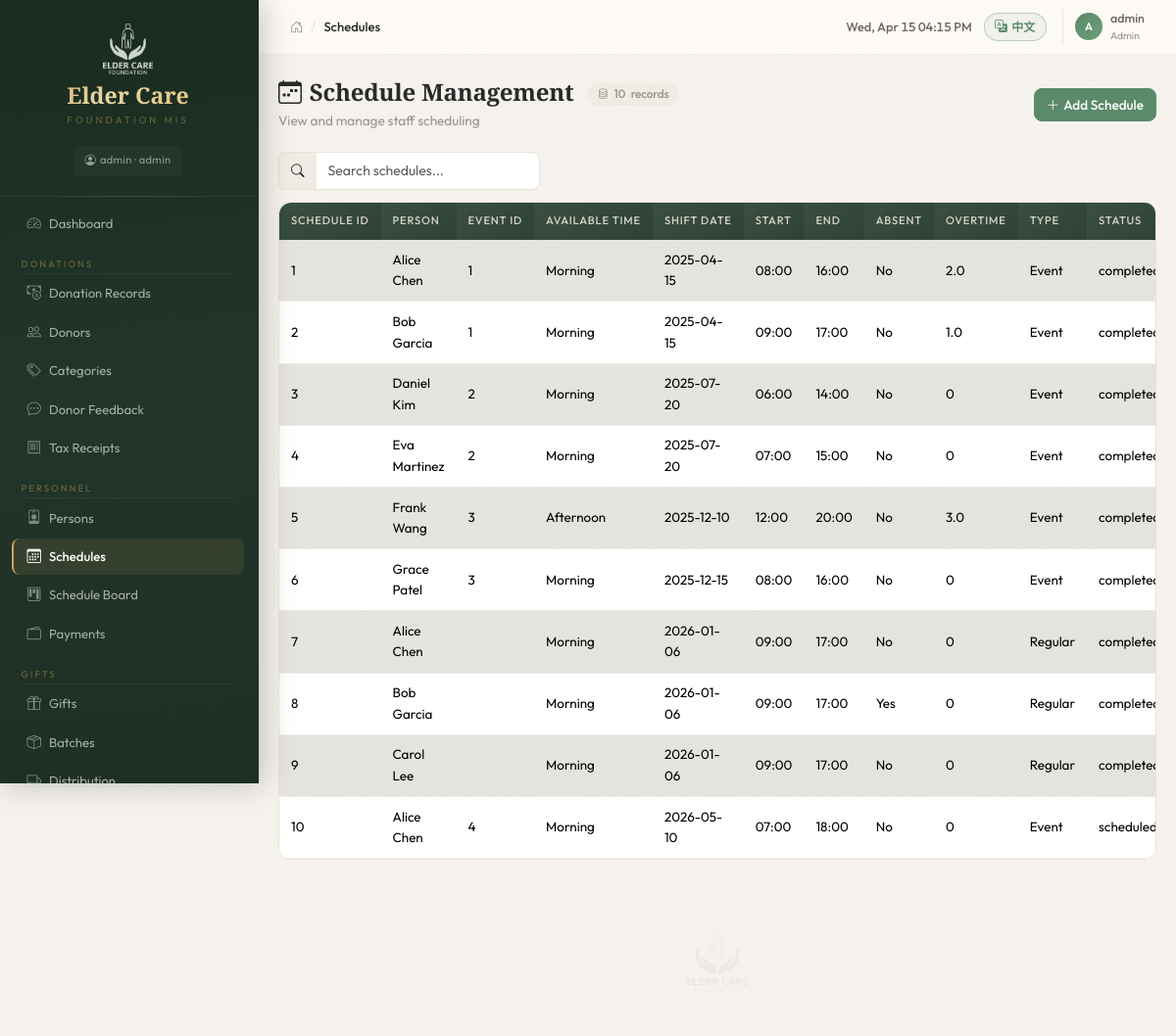
/schedules (signed in), run on the app's committed database.
### tables this page shows
CREATE TABLE "User" (
	"user_id"	INTEGER,
	"user_name"	TEXT,
	"password"	TEXT,
	"email"	TEXT,
	"is_active"	INTEGER,
	"created_date"	NUMERIC,
	"updated_date"	NUMERIC, role TEXT DEFAULT "viewer",
	PRIMARY KEY("user_id")
);

CREATE TABLE "schedules" (
	"schedule_id"	INTEGER,
	"person_id"	INTEGER,
	"event_id"	INTEGER,
	"availibile_time"	TEXT,
	"shift_date"	NUMERIC,
	"start_time"	NUMERIC,
	"end_time"	NUMERIC,
	"is_absent	"	INTEGER,
	"overtime"	REAL,
	"schedule_type"	TEXT,
	"status"	TEXT,
	"notes"	TEXT,
	"created_date"	NUMERIC,
	PRIMARY KEY("schedule_id"),
	FOREIGN KEY("event_id") REFERENCES "events"("event_id"),
	FOREIGN KEY("person_id") REFERENCES "persons"("person_id")
);

CREATE TABLE "persons" (
	"person_id"	INTEGER,
	"first_name"	TEXT,
	"last_name"	TEXT,
	"email"	TEXT,
	"phone"	TEXT,
	"person_type"	TEXT,
	"role_name"	TEXT,
	"hire_date"	NUMERIC,
	"status"	TEXT,
	"created_date"	NUMERIC,
	"birthday"	NUMERIC,
	"gender"	TEXT, marital_status TEXT DEFAULT 'Unknown',
	PRIMARY KEY("person_id")
);

### blueprints/personnel.py (the view)
@personnel_bp.route('/schedules')
@login_required
@role_required('event_coordinator')
def schedules_list():
    rows = query_db(
        'SELECT s.*, p.first_name, p.last_name '
        'FROM schedules s LEFT JOIN persons p ON s.person_id = p.person_id '
        'ORDER BY s.schedule_id ASC'
    )
    schedules = _clean_schedules(rows)
    persons = query_db('SELECT person_id, first_name, last_name FROM persons ORDER BY last_name')
    return render_template('personnel/schedules.html', schedules=schedules, persons=persons)

### blueprints/auth.py (called while the page is built)
def role_required(*roles):
    def decorator(f):
        @wraps(f)
        def wrapped(*args, **kwargs):
            if not current_user.has_role(*roles):
                flash('Insufficient permissions to access this page', 'warning')
                return redirect(url_for('dashboard.index'))
            return f(*args, **kwargs)
        return wrapped
    return decorator

    @property
    def is_admin(self):
        return self.role == 'admin'

    def has_role(self, *roles):
        return self.role in roles or self.role == 'admin'

### blueprints/personnel.py (called while the page is built)
def _clean_schedules(rows):
    schedules = []
    for r in rows:
        d = dict(r)
        for k in d:
            if k.startswith('is_absent'):
                d['is_absent'] = d[k]
                break
        schedules.append(d)
    return schedules

### db.py (called while the page is built)
def get_db():
    if 'db' not in g:
        g.db = sqlite3.connect(current_app.config['DATABASE'])
        g.db.row_factory = sqlite3.Row
        g.db.execute('PRAGMA foreign_keys = ON')
    return g.db

def query_db(sql, args=(), one=False):
    cur = get_db().execute(sql, args)
    rv = cur.fetchall()
    cur.close()
    return (rv[0] if rv else None) if one else rv

### templates/personnel/schedules.html (shortened to what this page needs)
{% extends "base.html" %}
{% from "macros/i18n_values.html" import value as i18n_value %}
{% block breadcrumb %}<span data-i18n="Schedules">Schedules</span>{% endblock %}
{% block content %}
<div class="page-header">
  <div>
    <h4 class="mb-1"><i class="bi bi-calendar-week me-2"></i><span data-i18n="Schedule Management">Schedule Management</span> <span class="record-count"><i class="bi bi-database"></i>{{ schedules|length }} <span data-i18n="records">records</span></span></h4>
    <p class="page-subtitle" data-i18n="View and manage staff scheduling">View and manage staff scheduling</p>
  </div>
  <button class="btn btn-primary" onclick="openAdd()"><i class="bi bi-plus-lg me-1"></i><span data-i18n="Add Schedule">Add Schedule</span></button>
</div>
<div class="table-info-bar">
<div class="table-search mb-3">
  <div class="input-group" style="max-width:320px;">
    <span class="input-group-text"><i class="bi bi-search"></i></span>
    <input type="text" class="form-control" data-i18n-placeholder="Search schedules..." placeholder="Search schedules..." id="tableSearch">
  </div>
</div>
</div>
{% if schedules %}
<div class="table-responsive">
  <table class="table table-striped table-hover align-middle">
    <thead class="table-header">
      <tr>
        <th data-i18n="Schedule ID">Schedule ID</th><th data-i18n="Person">Person</th><th data-i18n="Event ID">Event ID</th><th data-i18n="Available Time">Available Time</th><th data-i18n="Shift Date">Shift Date</th>
        <th data-i18n="Start"></th><th data-i18n="End"></th><th data-i18n="Absent"></th><th data-i18n="Overtime"></th><th data-i18n="Type"></th><th data-i18n="Status"></th>
      </tr>
    </thead>
    <tbody>
      {% for s in schedules %}
      <tr>
        <td>{{ s['schedule_id'] }}</td>
        <td>{{ s['first_name'] }} {{ s['last_name'] }}</td>
        <td>{{ s['event_id'] or '' }}</td>
        <td>{{ s['availibile_time'] or '' }}</td>
        <td>{{ s['shift_date'] }}</td>
        <td>{{ s['start_time'] }}</td>
        <td>{{ s['end_time'] }}</td>
        <td>{{ i18n_value('Yes' if s['is_absent'] else 'No') }}</td>
        <td>{{ s['overtime'] or 0 }}</td>
        <td>{{ i18n_value(s['schedule_type']) }}</td>
        <td>{{ i18n_value(s['status']) }}</td>
      </tr>
      {% endfor %}
    </tbody>
  </table>
</div>
{% else %}
<div class="empty-state">
  <i class="bi bi-inbox"></i>
  <h6 data-i18n="No records found">No records found</h6>
  <p data-i18n="Click &quot;Add&quot; to create your first entry.">Click "Add" to create your first entry.</p>
</div>
{% endif %}
{% endblock %}

### templates/base.html (shortened to what this page needs)
<!DOCTYPE html>
<html lang="en">
<head>
  <link href="https://cdn.jsdelivr.net/npm/bootstrap@5.3.3/dist/css/bootstrap.min.css" rel="stylesheet">
  <link href="https://cdn.jsdelivr.net/npm/bootstrap-icons@1.11.3/font/bootstrap-icons.min.css" rel="stylesheet">
  <link href="{{ url_for('static', filename='css/style.css') }}" rel="stylesheet">
</head>
<body>
{% if current_user.is_authenticated %}
<div class="d-flex" id="wrapper">
  <div id="sidebar">
    <div class="sidebar-brand">
      <div class="text-center">
        <img src="{{ url_for('static', filename='img/logo.png') }}" alt="Logo" class="sidebar-logo mb-2">
        <div class="sidebar-title" data-i18n="Elder Care">Elder Care</div>
        <div class="sidebar-subtitle" data-i18n="Foundation MIS">Foundation MIS</div>
      </div>
      <div class="text-center mt-2">
        <span class="sidebar-user"><i class="bi bi-person-circle me-1"></i>{{ current_user.user_name }} &middot; {{ current_user.role }}</span>
      </div>
    </div>
    <nav class="nav flex-column px-2 py-2" aria-label="Main navigation">
      <a class="nav-link" href="{{ url_for('dashboard.index') }}"><i class="bi bi-speedometer2 me-2"></i><span data-i18n="Dashboard">Dashboard</span></a>
      {% if current_user.has_role('finance') %}
      <div class="section-label" data-i18n="Donations">Donations</div>
      <a class="nav-link" href="{{ url_for('donations.donations_list') }}"><i class="bi bi-cash-coin me-2"></i><span data-i18n="Donation Records">Donation Records</span></a>
      <a class="nav-link" href="{{ url_for('donations.donors_list') }}"><i class="bi bi-people me-2"></i><span data-i18n="Donors">Donors</span></a>
      <a class="nav-link" href="{{ url_for('donations.categories_list') }}"><i class="bi bi-tags me-2"></i><span data-i18n="Categories">Categories</span></a>
      <a class="nav-link" href="{{ url_for('donations.feedback_list') }}"><i class="bi bi-chat-dots me-2"></i><span data-i18n="Donor Feedback">Donor Feedback</span></a>
      <a class="nav-link" href="{{ url_for('donations.receipts_list') }}"><i class="bi bi-receipt me-2"></i><span data-i18n="Tax Receipts">Tax Receipts</span></a>
      {% endif %}
      {% if current_user.has_role('event_coordinator') %}
      <div class="section-label" data-i18n="Personnel">Personnel</div>
      <a class="nav-link" href="{{ url_for('personnel.persons_list') }}"><i class="bi bi-person-badge me-2"></i><span data-i18n="Persons">Persons</span></a>
      <a class="nav-link" href="{{ url_for('personnel.schedules_list') }}"><i class="bi bi-calendar3 me-2"></i><span data-i18n="Schedules">Schedules</span></a>
      <a class="nav-link" href="{{ url_for('personnel.schedule_board') }}"><i class="bi bi-kanban me-2"></i><span data-i18n="Schedule Board">Schedule Board</span></a>
      <a class="nav-link" href="{{ url_for('personnel.payments_list') }}"><i class="bi bi-wallet2 me-2"></i><span data-i18n="Payments">Payments</span></a>
      <div class="section-label" data-i18n="Gifts">Gifts</div>
      <a class="nav-link" href="{{ url_for('gifts.gifts_list') }}"><i class="bi bi-gift me-2"></i><span data-i18n="Gifts">Gifts</span></a>
      <a class="nav-link" href="{{ url_for('gifts.batches_list') }}"><i class="bi bi-box-seam me-2"></i><span data-i18n="Batches">Batches</span></a>
      <a class="nav-link" href="{{ url_for('gifts.distribution_list') }}"><i class="bi bi-truck me-2"></i><span data-i18n="Distribution">Distribution</span></a>
      {% endif %}
    </nav>
  </div>
  <div class="flex-grow-1 d-flex flex-column" style="min-width:0;">
    <div class="topbar">
      <nav aria-label="breadcrumb">
        <ol class="breadcrumb">
          <li class="breadcrumb-item"><a href="{{ url_for('dashboard.index') }}"><i class="bi bi-house-door"></i></a></li>
          <li class="breadcrumb-item active">{% block breadcrumb %}Dashboard{% endblock %}</li>
        </ol>
      </nav>
      <div class="topbar-right">
        <span class="topbar-time" id="topbarTime"></span>
        <button id="langToggleBtn" class="btn btn-sm lang-toggle-btn" onclick="I18n.setLang(I18n.getLang()==='en'?'zh':'en')" title="切换为中文">
        </button>
        <div class="topbar-user">
          <div class="topbar-user-avatar">{{ current_user.user_name[0]|upper }}</div>
          <div>
            <div class="topbar-user-name">{{ current_user.user_name }}</div>
            <div class="topbar-user-role">{{ current_user.role }}</div>
          </div>
        </div>
      </div>
    </div>
    <div class="content-area flex-grow-1" id="main-content" role="main">
      {% block content %}{% endblock %}
      <div class="watermark-footer">
        <img src="{{ url_for('static', filename='img/logo.png') }}" alt="Elder Care Foundation">
      </div>
    </div>
  </div>
</div>
{% endif %}
</body>
</html>

### templates/macros/i18n_values.html
{% macro value(key) -%}
  {%- if key is not none and key|string -%}
    <span data-i18n="{{ key }}">{{ key }}</span>
  {%- endif -%}
{%- endmacro %}

### data on the page
User: user_name "admin", role "admin", user_name "A", role "Admin"
schedules: schedule_id "1", first_name "Alice", last_name "Chen", event "1", availibile_time "Morning", shift_date "2025-04-15", start_time "08:00", end_time "16:00", overtime "2.0"
schedules: schedule_id "2", first_name "Bob", last_name "Garcia", event "1", availibile_time "Morning", shift_date "2025-04-15", start_time "09:00", end_time "17:00", overtime "1.0"
schedules: schedule_id "3", first_name "Daniel", last_name "Kim", event "2", availibile_time "Morning", shift_date "2025-07-20", start_time "06:00", end_time "14:00", overtime "0"
schedules: schedule_id "4", first_name "Eva", last_name "Martinez", event "2", availibile_time "Morning", shift_date "2025-07-20", start_time "07:00", end_time "15:00", overtime "0"
schedules: schedule_id "5", first_name "Frank", last_name "Wang", event "3", availibile_time "Afternoon", shift_date "2025-12-10", start_time "12:00", end_time "20:00", overtime "3.0"
schedules: schedule_id "6", first_name "Grace", last_name "Patel", event "3", availibile_time "Morning", shift_date "2025-12-15", start_time "08:00", end_time "16:00", overtime "0"
schedules: schedule_id "7", first_name "Alice", last_name "Chen", availibile_time "Morning", shift_date "2026-01-06", start_time "09:00", end_time "17:00", overtime "0"
schedules: schedule_id "8", first_name "Bob", last_name "Garcia", availibile_time "Morning", shift_date "2026-01-06", start_time "09:00", end_time "17:00", overtime "0"
schedules: schedule_id "9", first_name "Carol", last_name "Lee", availibile_time "Morning", shift_date "2026-01-06", start_time "09:00", end_time "17:00", overtime "0"
schedules: schedule_id "10", first_name "Alice", last_name "Chen", event "4", availibile_time "Morning", shift_date "2026-05-10", start_time "07:00", end_time "18:00", overtime "0"

### other printed values
{{ schedules|length }} "10"
